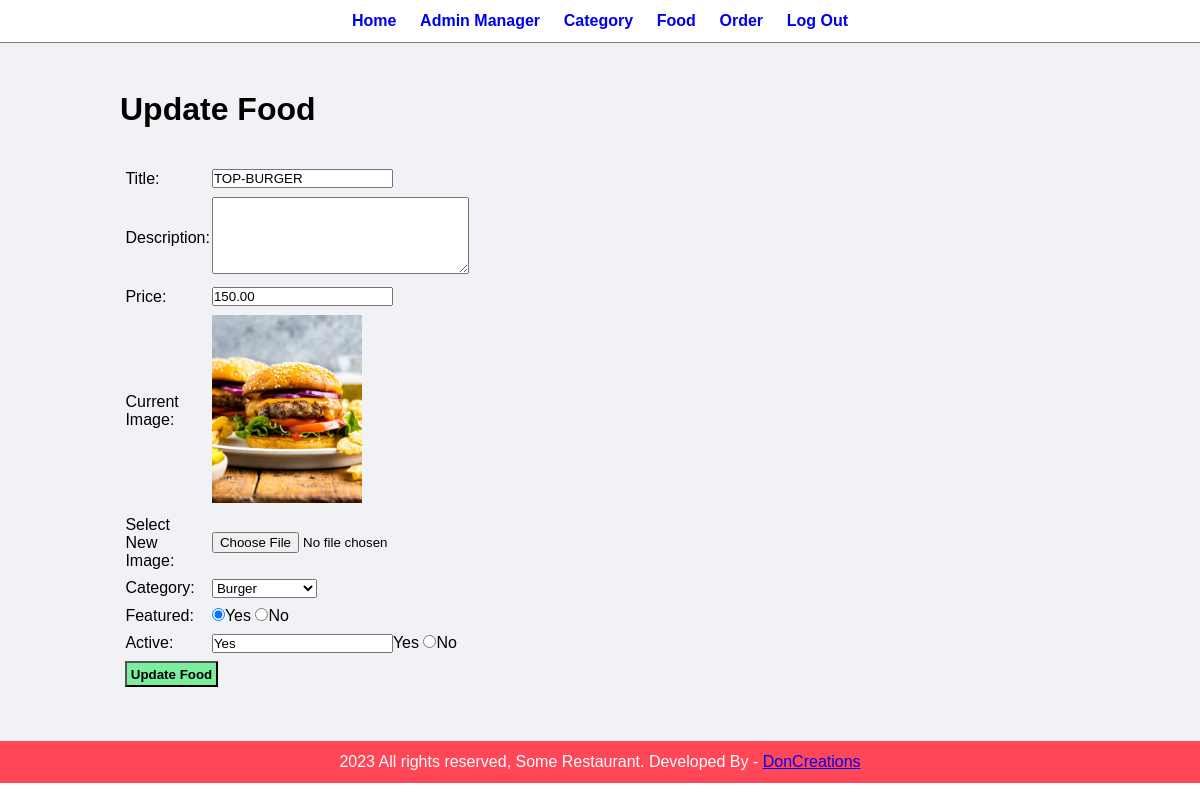
The page /admin/update-food.php?id=17&image_name=Food-Name-1250.jpg (signed in) on the database its author committed.
### tables this page shows
CREATE TABLE `tbl_food` (
  `id` int(10) UNSIGNED NOT NULL,
  `title` varchar(150) NOT NULL,
  `description` varchar(255) NOT NULL,
  `price` decimal(10,2) NOT NULL,
  `image_name` varchar(255) NOT NULL,
  `category_id` int(10) UNSIGNED NOT NULL,
  `featured` varchar(10) NOT NULL,
  `active` varchar(10) NOT NULL
);

### admin/update-food.php (the view, shortened to what this page needs)
<?php include('partials/menu.php');?>
<?php
        if(isset($_GET['id'])){
            $id = $_GET['id'];
            $sql2 = "SELECT * from tbl_food WHERE id = $id";
            $res2 = mysqli_query($conn,$sql2);
            $row2 = mysqli_fetch_assoc($res2);
            $title = $row2['title'];
            $description = $row2['description'];
            $price = $row2['price'];
            $current_image = $row2['image_name'];
            $current_category = $row2['category_id'];
            $featured = $row2['featured'];
            $active = $row2['active'];
        }
        else{
            header('location:'.SITEURL.'admin/manage-food.php');
        }
?>
 <div class="main-content">
     <div class="wrapper">
         <h1>Update Food</h1>
         <br><br>
         <form action = "" method="POSt" enctype = "multipart/form-data">
            <table class="tbl-30">
                <tr>
                    <td>Title: </td>
                    <td>
                    <input type="text" name="title" value="<?php echo $title;?>">
                    </td>
                </tr>
                <tr>
                    <td>Description:</td>
                    <td>
                        <textarea name="description" cols="30" rows="5" value="<?php echo $description;?>"></textarea>
                    </td>
                </tr>
                <tr>
                    <td>Price:</td>
                    <td>
                        <input type="number" name="price" value="<?php echo $price;?>">
                    </td>
                </tr>
                <tr>
                    <td>Current Image:</td>
                    <td>
                        <?php
                            if($current_image==""){
                                echo "<div class='error'>Image not available</div>";
                            }
                            else{
                                ?>
                                    <img src="<?php echo SITEURL;?>images/food/<?php echo $current_image;?>" width="150px" >
                                <?php
                            }
                        ?>
                    </td>
                </tr>
                <td>Select New Image:</td>
                    <td>
                        <input type="file" name="image">
                    </td>
                <tr>
                    <td>Category: </td>
                    <td>
                        <select name="category">
                        <?php
                                $sql = "SELECT * FROM tbl_category WHERE active = 'Yes'";
                                $res = mysqli_query($conn, $sql);
                                $count = mysqli_num_rows($res);
                                if($count>0)
                                {
                                    while($row = mysqli_fetch_assoc($res))
                                    {
                                        $category_id = $row['id'];
                                        $category_title = $row['title'];
                                        ?>
                                        <option <?php if($current_category==$category_id){echo 'Selected'; }?>value="<?php echo $category_id; ?>"><?php echo $category_title; ?></option>
                                        <?php
                                    }
                                }
                                else
                                {
                                    ?>
                                    <option value="0">No category Food</option>
                                    <?php
                                }
                            ?>
                        </select>
                    </td>
                </tr>
                <tr>
                    <td>Featured: </td>
                    <td>
                        <input <?php if($featured == 'Yes'){echo 'checked';} ?> type="radio" name="featured" value="Yes">Yes
                        <input <?php if($featured == 'No'){echo 'checked';} ?>type="radio" name="featured" value="No">No
                    </td>
                </tr>
                <tr>
                    <td>Active: </td>
                    <td>
                        <input <?php if($active == 'Yes'){echo 'checked';} ?>type="radio" name="active" value="Yes">Yes
                        <input <?php if($active == 'No'){echo 'checked';} ?>type="radio" name="active" value="No">No
                    </td>
                </tr>
                <tr>
                    <td colspan="2">
                        <input type="submit" name="submit" value="Update Food" class="btn-secondary">
                    </td>
                </tr>
            </table>
        </form>
     </div>
 </div>
<?php include('partials/footer.php');?>

### css/admin.css (style rules this page uses)
* { margin: 0; padding: 0; font-family: Arial, Helvetica, sans-serif; }
.wrapper { padding: 1%; width: 80%; margin: 0 auto; }
.tbl-30 { width: 30%; }
table tr td { padding: 1%; }
.btn-secondary { background-color: #7bed9f; padding: 1%; color: black; text-decoration: none; font-weight: bold; }
.main-content { background-color: #f1f2f6; padding: 3% 0; }

### rows shown on the page
tbl_food: title "TOP-BURGER", price "150.00", image_name (picture), featured "☑", active "Yes"

### other values the page prints
form field category "Burger"
